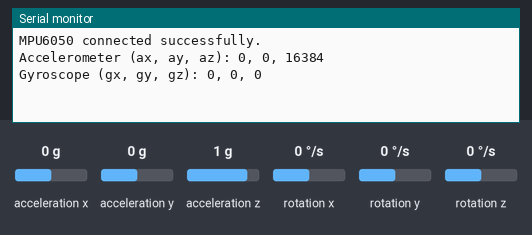
Bench run of a sketch on a simulated Arduino Uno, built with avr-gcc and run on an emulated ATmega328P. On the bench: the last lines printed to the serial monitor. The inputs (shaded band) are chosen by the test bench; at power-on: acceleration x 0 g, acceleration y 0 g, acceleration z 1 g, rotation x 0 °/s, rotation y 0 °/s, rotation z 0 °/s.

Above: at 1.2 s.
1.3 s: acceleration x set to -1.4 g
At 4.1 s:
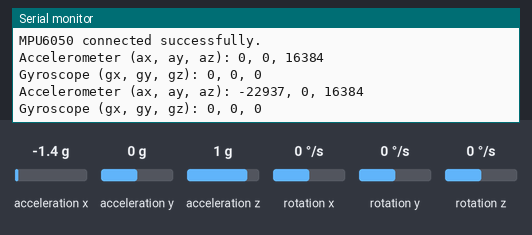
4.4 s: acceleration y set to -1.4 g
At 6.5 s:
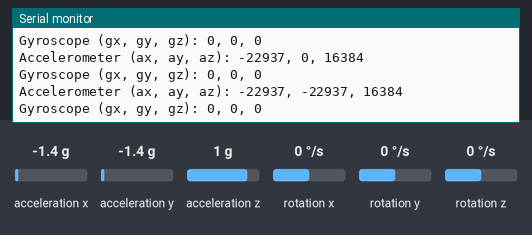
7.5 s: acceleration z set to -1.4 g
At 9.7 s:
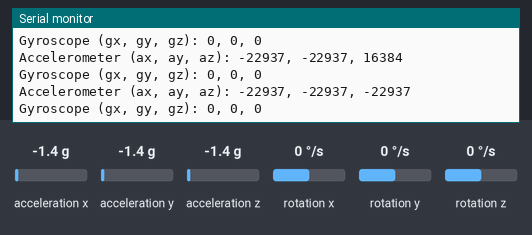
10.6 s: rotation x set to -192 °/s
At 12.9 s:
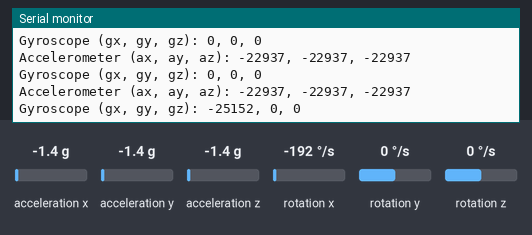
13.7 s: rotation y set to -192 °/s
At 16.3 s:
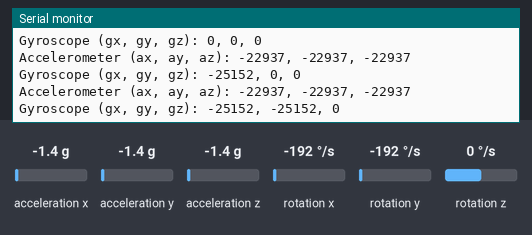

Measured:
- after the input at 1.3 s, the serial monitor: prints a new line after 1.7 s (image 1)
- after the input at 4.4 s, the serial monitor: prints a new line after 1.7 s (image 2)
- after the input at 7.5 s, the serial monitor: prints a new line after 1.6 s (image 3)
- after the input at 10.6 s, the serial monitor: prints a new line after 1.6 s (image 4)
- after the input at 13.7 s, the serial monitor: prints a new line after 1.5 s (image 5)

The sketch:

gyro.ino
```cpp
#include <Wire.h>
#include <MPU6050.h>

MPU6050 mpu;

void setup() {
  Serial.begin(9600);

  // Initialize MPU6050
  Wire.begin();
  mpu.initialize();

  // Check if the sensor is connected
  if (mpu.testConnection()) {
    Serial.println("MPU6050 connected successfully.");
  } else {
    Serial.println("MPU6050 connection failed.");
  }
}

void loop() {
  // Read accelerometer and gyroscope values
  int16_t ax, ay, az;
  int16_t gx, gy, gz;

  mpu.getMotion6(&ax, &ay, &az, &gx, &gy, &gz);

  // Print the values to the Serial Monitor
  Serial.print("Accelerometer (ax, ay, az): ");
  Serial.print(ax);
  Serial.print(", ");
  Serial.print(ay);
  Serial.print(", ");
  Serial.println(az);

  Serial.print("Gyroscope (gx, gy, gz): ");
  Serial.print(gx);
  Serial.print(", ");
  Serial.print(gy);
  Serial.print(", ");
  Serial.println(gz);

  delay(3000); // Wait half a second before the next read
}
```
